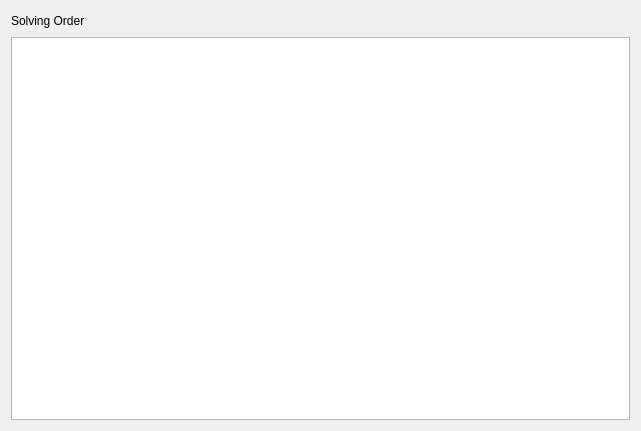
<?xml version="1.0" encoding="UTF-8"?>
<ui version="4.0">
 <class>sudoku_window</class>
 <widget class="QDialog" name="sudoku_window">
  <property name="geometry">
   <rect>
    <x>0</x>
    <y>0</y>
    <width>641</width>
    <height>431</height>
   </rect>
  </property>
  <property name="sizeIncrement">
   <size>
    <width>16</width>
    <height>9</height>
   </size>
  </property>
  <property name="windowTitle">
   <string>Dialog</string>
  </property>
  <layout class="QGridLayout" name="gridLayout">
   <item row="0" column="0">
    <layout class="QGridLayout" name="table">
     <property name="sizeConstraint">
      <enum>QLayout::SetMaximumSize</enum>
     </property>
    </layout>
   </item>
   <item row="0" column="1">
    <layout class="QGridLayout" name="gridLayout_2">
     <item row="0" column="0" alignment="Qt::AlignTop">
      <widget class="QLabel" name="label">
       <property name="sizePolicy">
        <sizepolicy hsizetype="Minimum" vsizetype="Minimum">
         <horstretch>0</horstretch>
         <verstretch>0</verstretch>
        </sizepolicy>
       </property>
       <property name="minimumSize">
        <size>
         <width>256</width>
         <height>20</height>
        </size>
       </property>
       <property name="text">
        <string>Solving Order</string>
       </property>
      </widget>
     </item>
     <item row="1" column="0">
      <widget class="QTextEdit" name="textEdit">
       <property name="enabled">
        <bool>true</bool>
       </property>
       <property name="sizePolicy">
        <sizepolicy hsizetype="Minimum" vsizetype="Expanding">
         <horstretch>0</horstretch>
         <verstretch>0</verstretch>
        </sizepolicy>
       </property>
       <property name="font">
        <font>
         <family>Nirmala UI</family>
         <pointsize>11</pointsize>
        </font>
       </property>
      </widget>
     </item>
    </layout>
   </item>
  </layout>
 </widget>
 <resources/>
 <connections/>
</ui>
